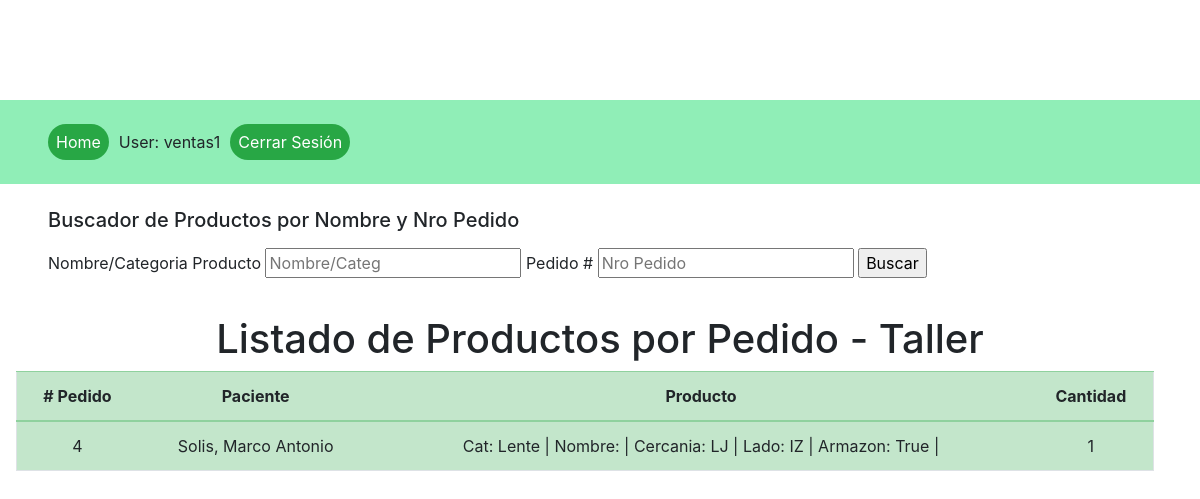
Screenshot of /ver_items_pedidos_taller (signed in) with the database file from the repository.
### products/models.py (models this page shows, shortened)
class ItemsPedido(models.Model):
    product = models.ForeignKey(Product, related_name="composicion", on_delete=models.PROTECT)
    pedido = models.ForeignKey(Pedido, related_name="pedido", on_delete=models.CASCADE)
    precio_pedido = models.DecimalField(decimal_places=2, max_digits=20, null=False, blank=False)
    cantidad_pedido = models.IntegerField(null=False, blank=False)
    subtotal_pedido = models.DecimalField(decimal_places=2, max_digits=20, default=0)

class Pedido(models.Model):
    fecha = models.DateTimeField(auto_now=True)
    vendedor = models.ForeignKey(User, null=True, on_delete=models.PROTECT, related_name="pedidos")
    paciente = models.ForeignKey(Paciente, on_delete=models.CASCADE, related_name="solicitante")
    estado = models.CharField(max_length=10, default="Pend", choices=ESTADO_PEDIDO)
    tipo_pago = models.CharField(max_length=25, default="EFT", choices=FORMA_PAGO)
    total = models.DecimalField(default=0.00, decimal_places=2, max_digits=20, null=False, blank=False)

class Paciente(models.Model):
    paciente_nombre = models.CharField(max_length=64)
    paciente_apellido = models.CharField(max_length=64)

class Product(models.Model):
    prod_category = models.TextField(null=True, blank=True)
    prod_title = models.CharField(max_length=220)
    prod_desc = models.TextField(null=True, blank=True)
    prod_lente_cercania = models.TextField(choices=CERCANIA, null=True, blank=True)
    prod_lente_lado = models.TextField(choices=LADO, null=True, blank=True)
    prod_lente_armazon = models.BooleanField(null=True, blank=True)
    prod_price = models.IntegerField(default=0)

### products/views.py (the view)
# urls.py: path('ver_items_pedidos_taller', ItemsPedidoTallerListView.as_view(), name="lista_items_pedidos_taller"),
class ItemsPedidoTallerListView(LoginRequiredMixin, generic.ListView):
    model = ItemsPedido
    context_object_name = 'lista_items_pedidos'
    template_name = 'lista_items_pedidos_taller.html'
    def get_queryset(self):
        queryset = ItemsPedido.objects.filter(Q(pedido__estado='Ta'))
        if self.request.GET.get('producto'):
            producto = self.request.GET.get('producto')
            queryset = queryset.filter(Q(product__prod_title__icontains=producto) | Q(product__prod_category__icontains=producto))
        if self.request.GET.get('num_pedido'):
            pedido = self.request.GET.get('num_pedido')
            queryset = queryset.filter(Q(pedido__id=pedido))
        return queryset.order_by('pedido__fecha')

### templates/lista_items_pedidos_taller.html (shortened to what this page needs)
{% extends 'base.html'%}
{% block content %}
<div class="container-fluid">
    <div class="row">
        <div class="container-fluid justify-space-between">
            <div class="p-0 row">
                <form action="" method="GET" class="px-5 my-2">
                    <h5 class="mb-3">Buscador de Productos por Nombre y Nro Pedido</h5>
                    <label for="producto">Nombre/Categoria Producto</label>
                    <input type="text" placeholder="Nombre/Categ" name="producto">
                    <label for="num_pedido">Pedido #</label>
                    <input type="text" placeholder="Nro Pedido" name="num_pedido">
                    <input type="submit" value="Buscar">
                </form>
            </div>
        </div>
    </div>
    <h1 class="mt-4 text-center">Listado de Productos por Pedido - Taller</h1>
    {% if lista_items_pedidos %}
    <div class="row table-responsive px-3">
        <table class="table table-success border">
            <thead>
                <tr>
                    <th class="text-center" scope="col"># Pedido</th>
                    <th class="text-center" scope="col">Paciente</th>
                    <th class="text-center" scope="col">Producto</th>
                    <th class="text-center" scope="col">Cantidad</th>
                </tr>
            </thead>
            <tbody>
                    {% for pedido in lista_items_pedidos %}
                    <tr>
                        <td class="text-center">{{ pedido.pedido.id }}</td>
                        <td class="text-center">{{ pedido.pedido.paciente.paciente_apellido }}{{", "}}{{ pedido.pedido.paciente.paciente_nombre }}</td>
                        <td class="text-center">{{"Cat: "}}{{pedido.product.prod_category}}{{" | Nombre: "}}{{pedido.pedido.product.prod_title}}{{" | Cercania: "}}{{pedido.product.prod_lente_cercania}}{{" | Lado: "}}{{pedido.product.prod_lente_lado}}{{" | Armazon: "}}{{pedido.product.prod_lente_armazon}}{{" |"}}</td>
                        <td class="text-center">{{ pedido.cantidad_pedido }}</td>
                    </tr>
                    {% endfor %}
            </tbody>
        </table>
    </div>
    {% else %}
    <h4 class="mx-5">No se encontraron items.</h4>
    {% endif %}
</div>
{% endblock %}

### templates/base.html (shortened to what this page needs)
<!DOCTYPE html>
<html lang="en">
<head>
    <link rel="stylesheet" href="https://use.fontawesome.com/releases/v5.14.0/css/all.css">
    <link rel="stylesheet" href="https://cdn.jsdelivr.net/npm/bootstrap@4.5.3/dist/css/bootstrap.min.css">
    {% load static %}
    <link rel="stylesheet" href="{% static 'css/styles.css' %}">
</head>
<body>
    {% block sidebar %}
    <ul class="sidebar-nav px-5">
        <li><a href="{% url 'home' %}" class="rounded-pill bg-success text-white p-2">Home</a></li>
        {% if user.is_authenticated %}
        <li>User: {{ user.get_username }}</li>
        <li><a href="{% url 'logout'%}?next={% url 'home' %}" class="rounded-pill bg-success text-white p-2">Cerrar Sesión</a></li>
        {% else %}
        <li><a href="{% url 'login'%}?next={% url 'home' %}" class="rounded-pill bg-success text-white p-2">Iniciar Sesión</a></li>
        {% endif %}
    </ul>
    {% endblock %}
    {% block content %}
    {% endblock %}
</body>
</html>

### products/static/css/styles.css (style rules this page uses)
.sidebar-nav { display: flex; margin-top: 100px; padding: 30px; list-style: none; background-color: rgb(144, 238, 183); }
li { margin-right: 10px; }

### rows the page displays
ItemsPedido: pedido.id "4", pedido.paciente.paciente_apellido "Solis", value ",", pedido.paciente.paciente_nombre "Marco Antonio", value "Cat:", product.prod_category "Lente", value "| Nombre:", value "| Cercania:", product.prod_lente_cercania "LJ", value "| Lado:", product.prod_lente_lado "IZ", value "| Armazon:", product.prod_lente_armazon "True", value "|", cantidad_pedido "1"

### other values shown
{{ user.get_username }} "ventas1"
